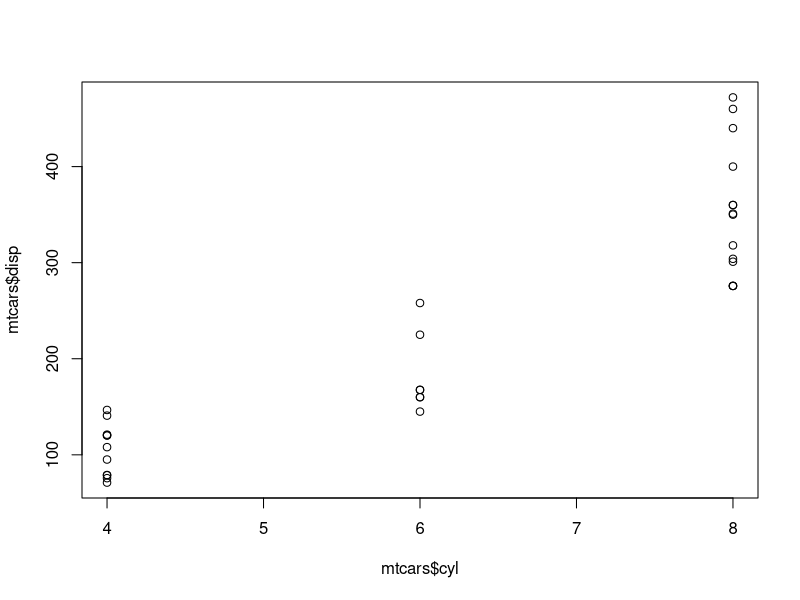

Generate this figure with R: (Note: this script raises an error after producing the figure.)
## ---- chunk 1
#| label: plot1

plot(mtcars$cyl, mtcars$disp)

## ---- chunk 2
#| label: plot2

knitr::include_graphics("image.png")
## ---- chunk 3
#| label: plot3

knitr::include_graphics("../../images/image.png")
## ---- chunk 4
#| label: plot4

knitr::include_graphics("images/image.png")
